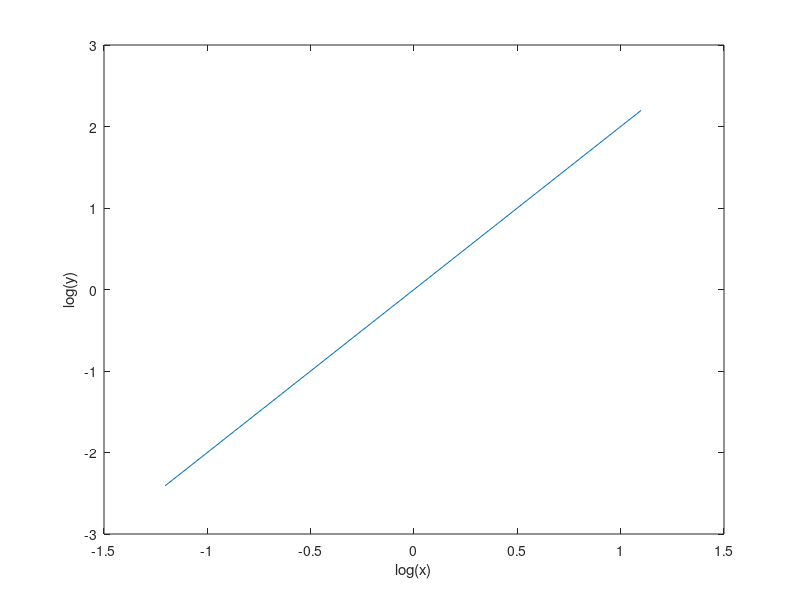
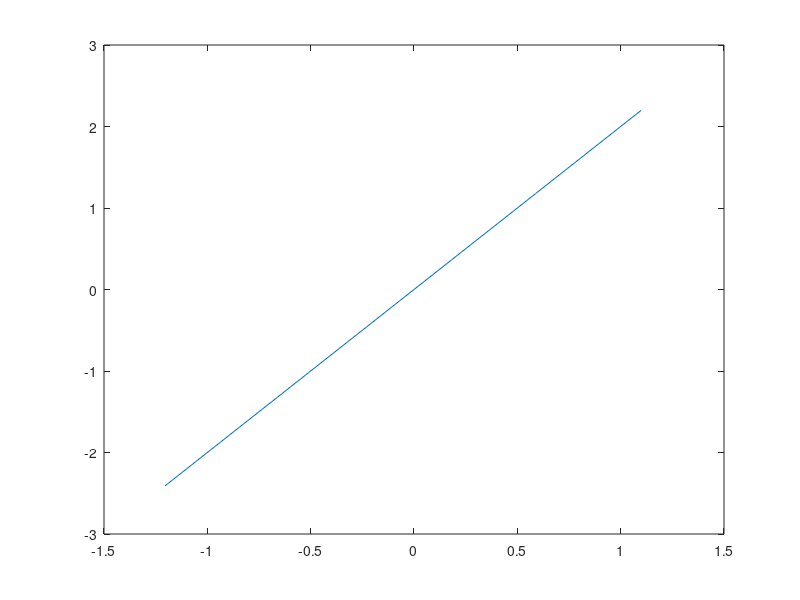

MATLAB code for these plots, in order: (Note: this script raises an error after producing the figures.)
%% PlotDemo.m
%
%

%% logx2raw.m & logy2raw.m
%
% These two functions will replot logarithmic X-axis and Y-axis labels from
% the log scale of the data...
x = linspace(-3,0,11);

figure(1); clf;
plot(log(x), log(x.^2));
xlabel('log(x)');
ylabel('log(y)');

%%
%
% ..to the raw data scale, just spaced out in logarithmic steps.

figure(2); clf;
plot(log(x), log(x.^2));
logx2raw();
logy2raw(); % should be tolerant to multiple calls
xlabel('Raw x');
ylabel('Raw y');

%% widen.m
%
% A very commonly graphing problem is when the data at the extreme X-axis
% ends get squished almost off the graphing area.

x = randn(100,1);
figure(3); clf;
plot(x); 

%%
%
% widen.m essentially 'widens' the X-axis at the extremes.

figure(4); clf;
plot(x);
widen();

%% subp.m
%
% A variant on MATLAB's subplot.m. The difference is that subp.m allows for
% a tighters figure spacing (that is custumizable).

figure(5); clf;
 for i = 1:12
   subp(3, 4, i);
   plot(randn(100,1));
 end

%% tile.m
%
% MATLAB automatically plots multiple figures on top of each other to the
% point where clicking and dragging all nth figures to be display-ble is a
% nightmare. tile.m will figure out the figure sizes and screen 
% configuration that will allow the most graphs to be viewable on one
% computer monitor. 

% for i = 1:12
%    figure(i); clf;
%    set(gcf, 'MenuBar', 'none', 'Color', 'k');
%    text(0, 0, num2str(i), 'FontSize', 64, ...
%        'HorizontalAlignment', 'Center', 'Color', 'g');
%    set(gca, 'XLim', [-1 1], 'YLim', [-1 1]);
%    axis off;
%  end
%  tile(3,4);

 %%
 %
 % It was not possible to HTML render the screen via MATLAB, but here is
 % what the computer monitor should look like after running the above chunk
 % of code.
 %
 % <<tile.png>>
